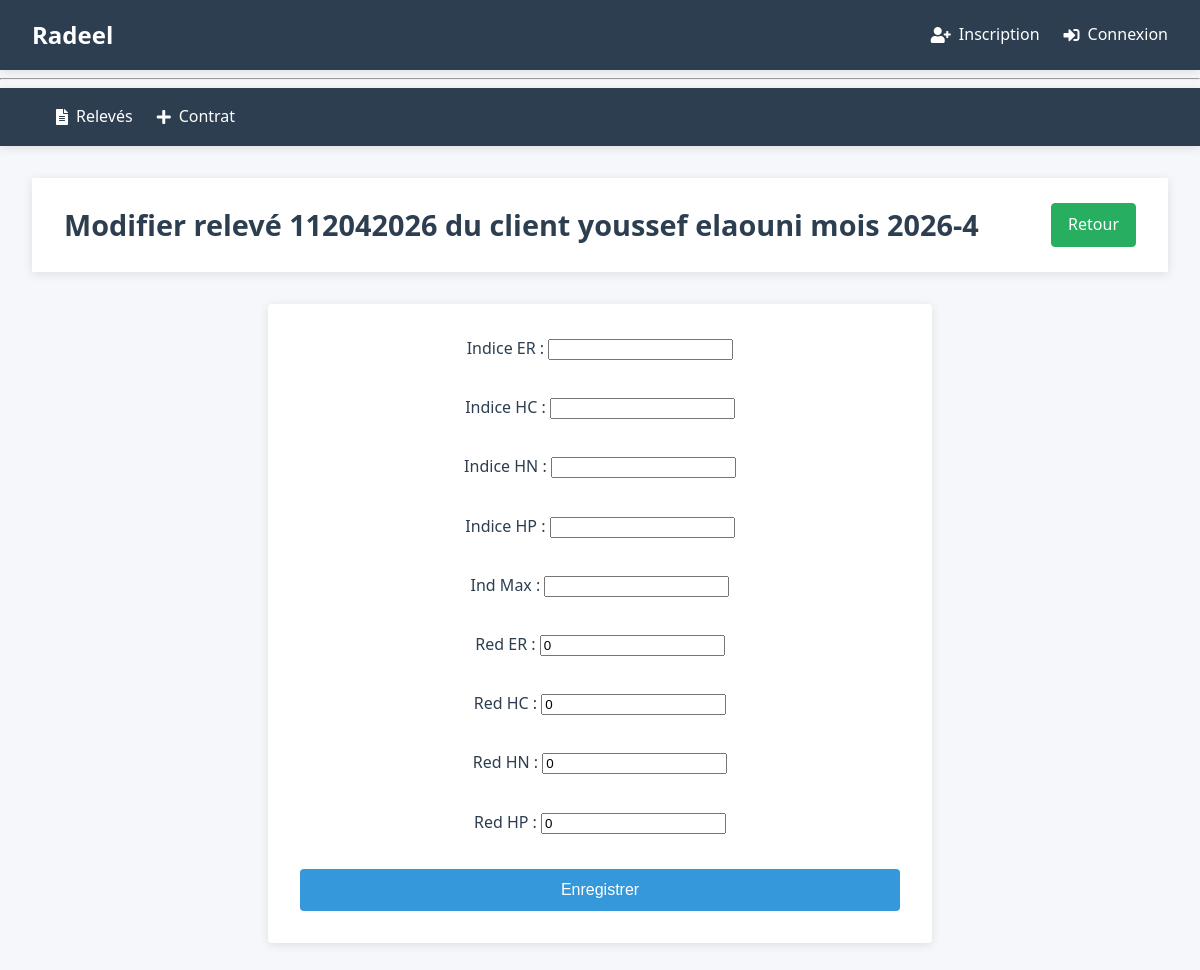
Before: /112042026/modifier with the older database file.
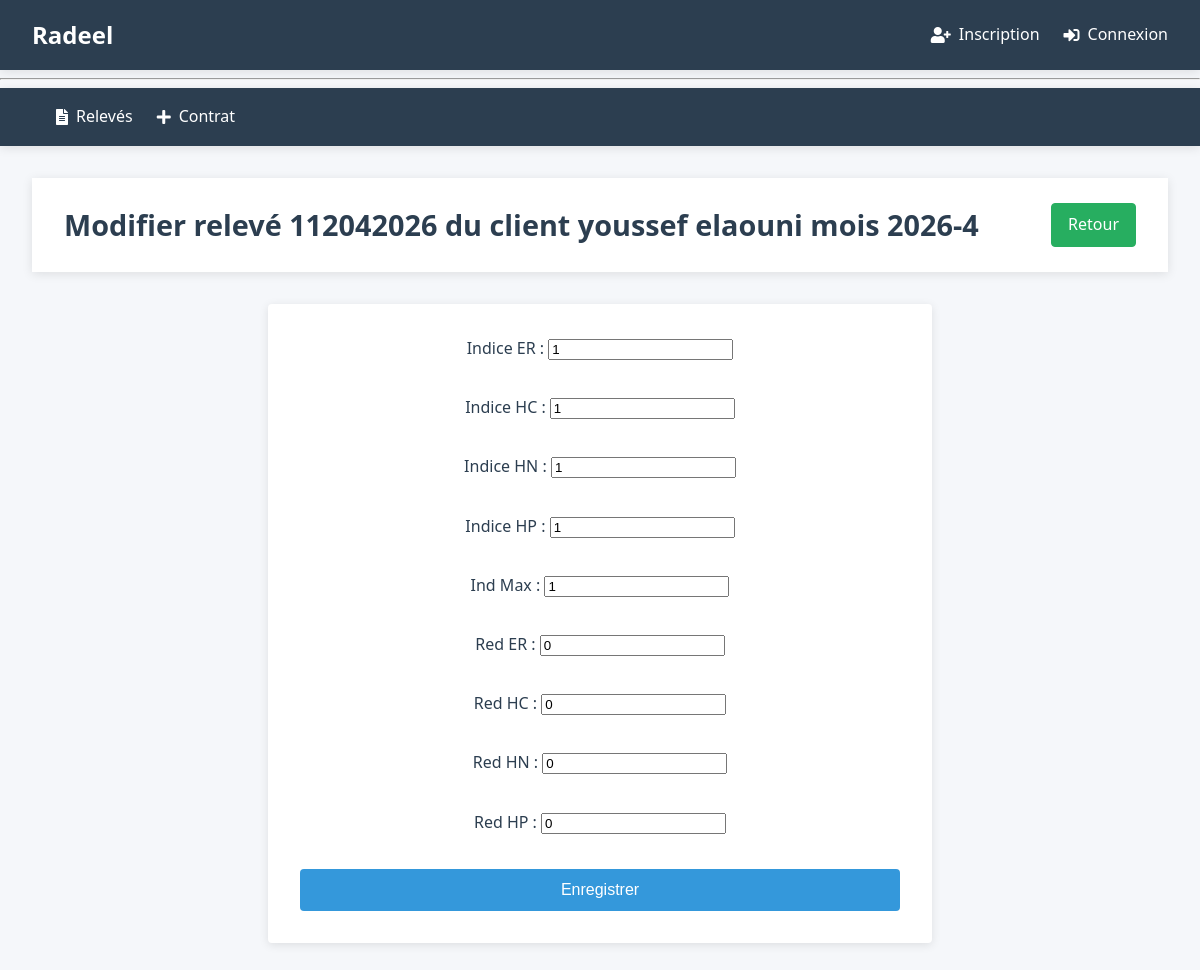
After: the same page with the newer database file.
### tables this page shows
CREATE TABLE releves (
    id TEXT PRIMARY KEY NOT NULL,
    Nr_contrat INTEGER NOT NULL,
    mois INTEGER CHECK (mois BETWEEN 1 AND 12),
    annee INTEGER ,
    IER INTEGER CHECK(IER >= 0),-- Indicateur d'energie reactif
    IEA_HC INTEGER CHECK(IEA_HC >= 0),-- Indicateur d'energie active en heures creuses
    IEA_HN INTEGER CHECK(IEA_HN >= 0),-- Indicateur d'energie active en heures normales
    IEA_HP INTEGER CHECK(IEA_HP >= 0),-- Indicateur d'energie active en heures pleines
    RED_ER INTEGER DEFAULT 0,--Redressement d'energie reactif
    RED_EA_HC INTEGER DEFAULT 0,--Redressement d'energie active en heures creuses
    RED_EA_HN INTEGER DEFAULT 0,--Redressement d'energie active en heures normales
    RED_EA_HP INTEGER DEFAULT 0 ,--Redressement d'energie active en heures pleines
    IMAX INTEGER CHECK(IMAX >= 0),--Indicateur de maximum KW
    FOREIGN KEY (Nr_contrat) REFERENCES contrats(Nr_contrat) ON DELETE CASCADE
    --UNIQUE(Nr_contrat, mois, annee) -- Assure qu'il n'y a qu'un relevé par mois et par contrat
);

### radeel/releve.py (the view, shortened to what this page needs)
@br.route("/<id>/modifier", methods=["GET", "POST"])
def modifier(id):
    db = get_db()
    releve = db.execute("""
        SELECT r.*, c.nom_abonne
        FROM releves r
        JOIN contrats c ON c.Nr_contrat = r.Nr_contrat
        WHERE r.id= ? """, (id,)).fetchone()
    if  releve is None:
        flash("Relevé non trouvé.", "error")
        return redirect(url_for('releve.index'))
    mois = f"{releve['annee']}-{releve['mois']}"
    return render_template('releves/modifier.html', releve = releve , mois=mois)

### radeel/auth.py (called while the page is built)
@bp.before_app_request
def load_logged_in_user():
    user_id = session.get('user_id')
    if user_id is None:
        g.user = None
    else:
        g.user = get_db().execute(
            'SELECT * FROM user WHERE id = ?', (user_id,)
        ).fetchone()

### radeel/db.py (called while the page is built)
def get_db():
    if 'db' not in g:
        g.db = sqlite3.connect(
            current_app.config['DATABASE'],
            detect_types=sqlite3.PARSE_DECLTYPES
        )
        g.db.execute("PRAGMA foreign_keys = ON;")
        g.db.row_factory = sqlite3.Row
    return g.db

### radeel/templates/releves/modifier.html
{% extends 'base.html' %}
{% block header %}
    <h1>Modifier relevé {{ releve.id }} du client {{ releve.nom_abonne }} mois {{ mois }}</h1>
    <a href="{{ url_for('releve.afficher', mois=mois) }}" class="btn btn-success">Retour </a>
{% endblock %}
{% block content %}
    <form style="text-align: center;" method="post">
        <label>Indice ER : <input type="number" name="indice_ER" value="{{ releve.IER or '' }}" ></label><br>
        <label>Indice HC : <input type="number" name="indice_HC" value="{{ releve.IEA_HC or '' }}" ></label><br>
        <label>Indice HN : <input type="number" name="indice_HN" value="{{ releve.IEA_HN or '' }}" ></label><br>
        <label>Indice HP : <input type="number" name="indice_HP" value="{{ releve.IEA_HP or '' }}" ></label><br>
        <label>Ind Max : <input type="number" name="Indic_max" value="{{ releve.IMax or '' }}"></label><br>
        <label>Red ER : <input type="number" name="Red_ER" value="{{ releve.Red_ER or '0' }}" ></label><br>
        <label>Red HC : <input type="number" name="Red_HC" value="{{ releve.Red_EA_HC or '0' }}" ></label><br>
        <label>Red HN : <input type="number" name="Red_HN" value="{{ releve.Red_EA_HN or '0' }}" ></label><br>
        <label>Red HP : <input type="number" name="Red_HP" value="{{ releve.Red_EA_HP or '0' }}" ></label><br>
        <button type="submit">Enregistrer</button>
    </form>
{% endblock %}

Changed rows visible on the page:
changed releves id 112042026: indice_ER (not shown) → "1"; indice_HC (not shown) → "1"; indice_HN (not shown) → "1"; indice_HP (not shown) → "1"; Indic_max (not shown) → "1"
